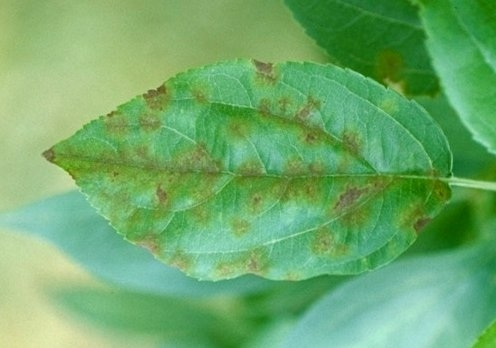
#> input picture ai/disease/external_test/images/Apple Scab Leaf/052609%20Hartman%20Crabapple%20scab%20single%20leaf.JPG.jpg, 496 x 348 px
$ python -i calculate_severity_250.py   (imports and definitions only)
#> lines starting #> are read from the running program, lines starting #| are printed output that depends on the picture
#> further down, picture is the input picture: shape (348, 496, 3); mean B, G, R 106.4, 171.5, 109.6
from pathlib import Path
import re
import cv2
import numpy as np
import pandas as pd


# ============================================================
# PROJECT PATHS
# ============================================================

PROJECT_ROOT = Path(r"E:\smart_agriculture\smart_agriculture")

IMAGE_DIR = (
    PROJECT_ROOT
    / "ai"
    / "severity"
    / "dataset"
    / "images"
    / "annotation_pool"
)

DISEASE_MASK_DIR = (
    PROJECT_ROOT
    / "ai"
    / "severity"
    / "results"
    / "sam2_annotations"
)

SEGMENTED_DIR = (
    PROJECT_ROOT
    / "PlantVillage-Dataset"
    / "raw"
    / "segmented"
    / "Tomato___Early_blight"
)

OUTPUT_DIR = (
    PROJECT_ROOT
    / "ai"
    / "severity"
    / "results"
    / "severity_250_v1"
)

LEAF_MASK_DIR = OUTPUT_DIR / "leaf_masks"
DISEASE_MASK_OUTPUT_DIR = OUTPUT_DIR / "disease_masks"
OVERLAY_DIR = OUTPUT_DIR / "overlays"

# [4 lines not run here, left out]


# ============================================================
# SETTINGS
# ============================================================

EXPECTED_MASKS = 250


# ============================================================
# UUID EXTRACTION
# ============================================================

UUID_PATTERN = re.compile(
    r"([0-9a-fA-F]{8}-"
    r"[0-9a-fA-F]{4}-"
    r"[0-9a-fA-F]{4}-"
    r"[0-9a-fA-F]{4}-"
    r"[0-9a-fA-F]{12})"
)


def extract_uuid(filename):
    """
    Extract PlantVillage UUID from a filename.
    """

    match = UUID_PATTERN.search(filename)

    if match:
        return match.group(1).lower()

    return None


# ============================================================
# INDEX SEGMENTED IMAGES
# ============================================================

# [5 lines not run here, left out]

segmented_index = {}

segmented_files = list(
    SEGMENTED_DIR.glob("*")
)

# [13 lines not run here, left out]


# ============================================================
# LOAD SAM2 DISEASE MASKS
# ============================================================

mask_files = sorted(
    DISEASE_MASK_DIR.glob("*_disease_mask.png")
)

# [11 lines not run here, left out]


# ============================================================
# LEAF MASK FUNCTION
# ============================================================

def create_leaf_mask(segmented_image):

    """
    Create a binary leaf mask from the PlantVillage
    segmented image.

    The segmented image contains the leaf on a dark
    background.

    We estimate the foreground using grayscale intensity
    and morphology, then keep the largest connected
    component.
    """

    gray = cv2.cvtColor(
        segmented_image,
        cv2.COLOR_BGR2GRAY
    )
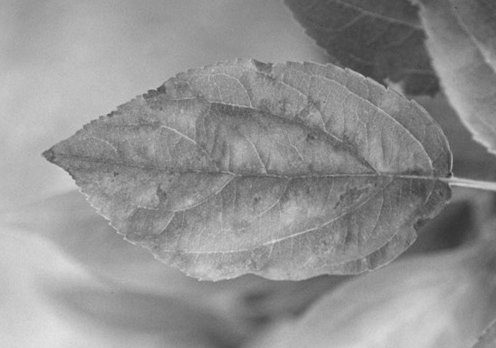
#> gray: shape (348, 496); min 48, max 229, mean 145.5

    # --------------------------------------------------------
    # Initial foreground threshold
    # --------------------------------------------------------

    # Pixels with meaningful intensity are considered
    # possible leaf pixels.
    mask = (gray > 5).astype(np.uint8) * 255
#> mask: shape (348, 496); every value is 255

    # --------------------------------------------------------
    # Morphological cleanup
    # --------------------------------------------------------

    kernel = cv2.getStructuringElement(
        cv2.MORPH_ELLIPSE,
        (5, 5)
    )

    mask = cv2.morphologyEx(
        mask,
        cv2.MORPH_CLOSE,
        kernel,
        iterations=2
    )

    mask = cv2.morphologyEx(
        mask,
        cv2.MORPH_OPEN,
        kernel,
        iterations=1
    )

    # --------------------------------------------------------
    # Connected components
    # --------------------------------------------------------

    num_labels, labels, stats, centroids = cv2.connectedComponentsWithStats(
        mask,
        connectivity=8
    )
#> labels: shape (348, 496) int32; every value is 1
#> num_labels = 2; stats = [[-1, 2147483647, 0, 0, 0], [0, 0, 496, 348, 172608]]; centroids = [[nan, nan], [247.5, 173.5]]

    if num_labels <= 1:
        return mask

    # Ignore background label 0
    areas = stats[1:, cv2.CC_STAT_AREA]
#> areas = [172608]

    largest_label = 1 + np.argmax(areas)
#> largest_label = 1

    leaf_mask = (
        labels == largest_label
    ).astype(np.uint8) * 255

    # --------------------------------------------------------
    # Final hole filling
    # --------------------------------------------------------

    contours, _ = cv2.findContours(
        leaf_mask,
        cv2.RETR_EXTERNAL,
        cv2.CHAIN_APPROX_SIMPLE
    )
#> contours = [[[0, 0], [0, 347], [495, 347], [495, 0]]]

    if contours:

        filled = np.zeros_like(leaf_mask)

        largest_contour = max(
            contours,
            key=cv2.contourArea
        )
#> largest_contour = [[0, 0], [0, 347], [495, 347], [495, 0]]

        cv2.drawContours(
            filled,
            [largest_contour],
            -1,
            255,
            thickness=cv2.FILLED
        )

        leaf_mask = filled

    return leaf_mask


# ============================================================
# RESULT STORAGE
# ============================================================

results = []

successful = 0
failed = 0


# ============================================================
# PROCESS EACH MASK
# ============================================================

# [378 lines not run here, left out]


# ============================================================
# SAVE CSV
# ============================================================

csv_path = (
    OUTPUT_DIR
    / "severity_labels_250.csv"
)

results_df = pd.DataFrame(
    results
)

# [4 lines not run here, left out]


# ============================================================
# SUMMARY
# ============================================================

# [3 lines that did not run here, left out]

# [105 lines not run here, left out]

>>> import cv2
>>> picture = cv2.imread('../../disease/external_test/images/Apple Scab Leaf/052609%20Hartman%20Crabapple%20scab%20single%20leaf.JPG.jpg')
>>> result = create_leaf_mask(picture)

$ run again, on ai/disease/external_test/images/Apple leaf/Apple-Leaf-Wallpaper-17.jpg
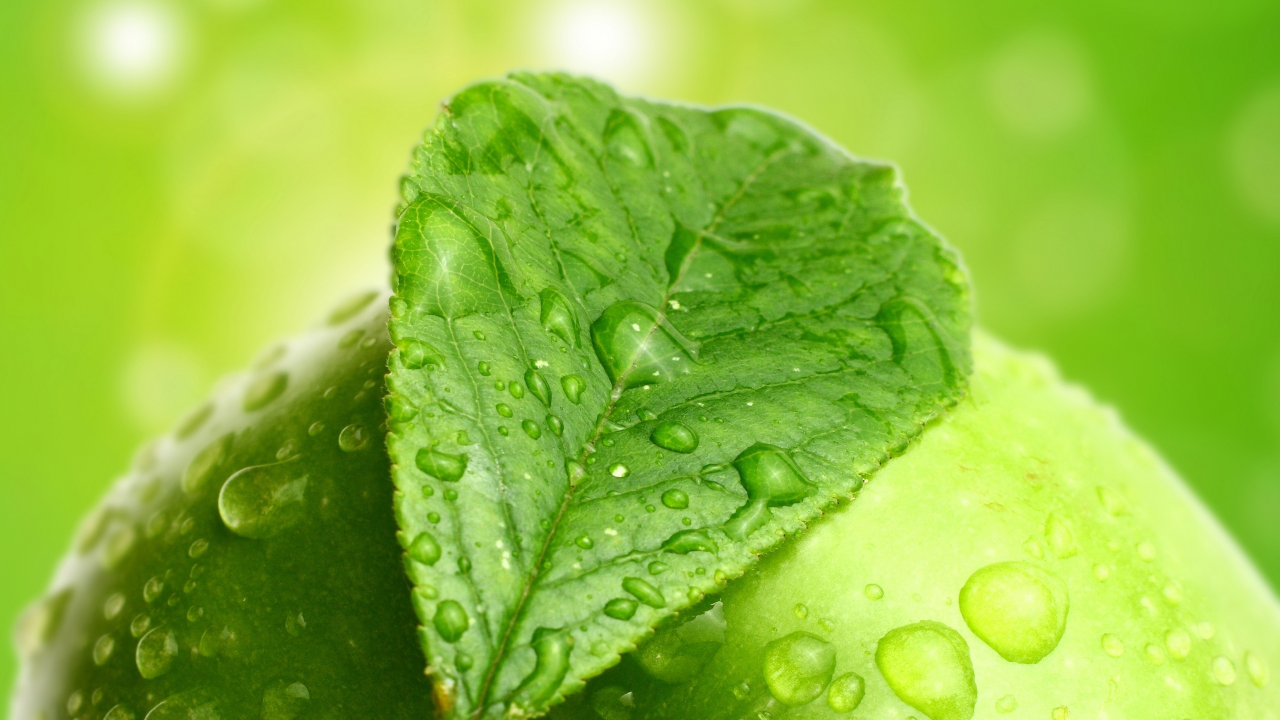
#> input picture ai/disease/external_test/images/Apple leaf/Apple-Leaf-Wallpaper-17.jpg, 3840 x 2160 px (shown at 1/3 size)
#> picture is the input picture: shape (2160, 3840, 3); mean B, G, R 60.7, 191.7, 144.9
#> in create_leaf_mask, `gray = cv2.cvtColor( segmented_image, cv2.COLOR_BGR2GRAY )`:
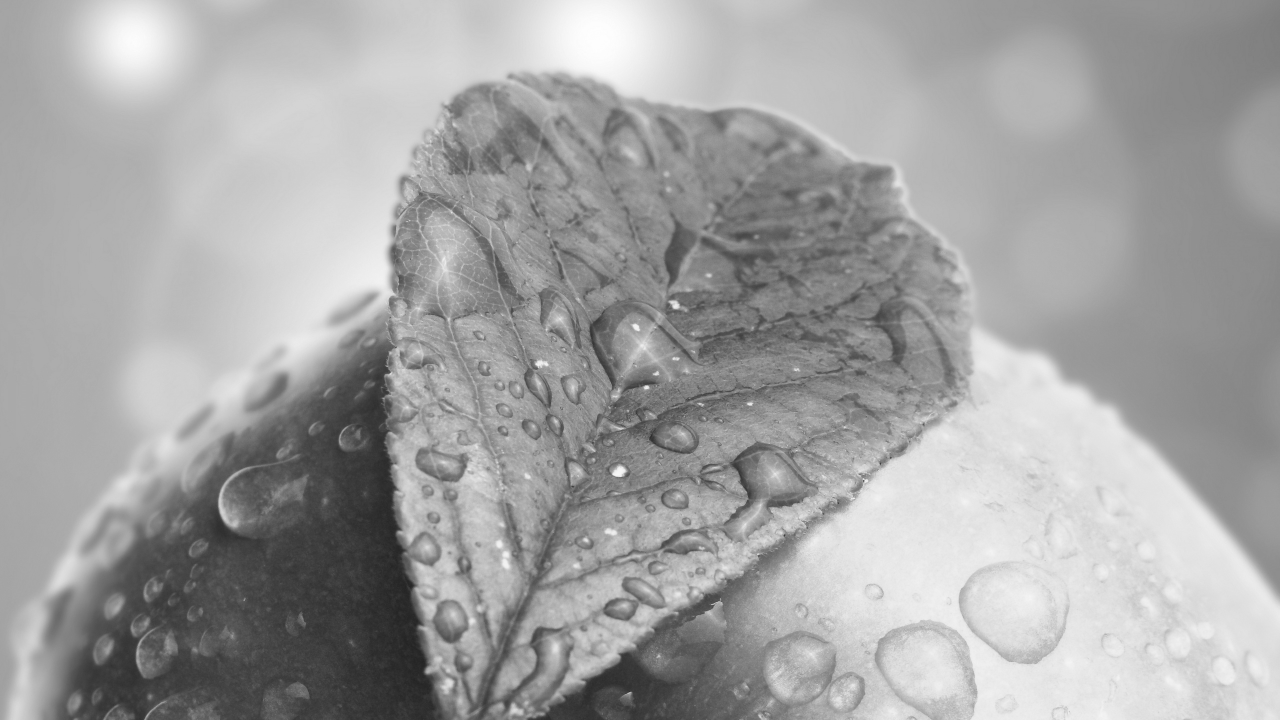
#> gray: shape (2160, 3840) (shown at 1/3 size); min 34, max 255, mean 162.7
#> mask: shape (2160, 3840); every value is 255
#> labels: shape (2160, 3840) int32; every value is 1
#> num_labels = 2; stats = [[-1, 2147483647, 0, 0, 0], [0, 0, 3840, 2160, 8294400]]; centroids = [[nan, nan], [1919.5, 1079.5]]
#> areas = [8294400]
#> largest_label = 1
#> contours = [[[0, 0], [0, 2159], [3839, 2159], [3839, 0]]]
#> largest_contour = [[0, 0], [0, 2159], [3839, 2159], [3839, 0]]
